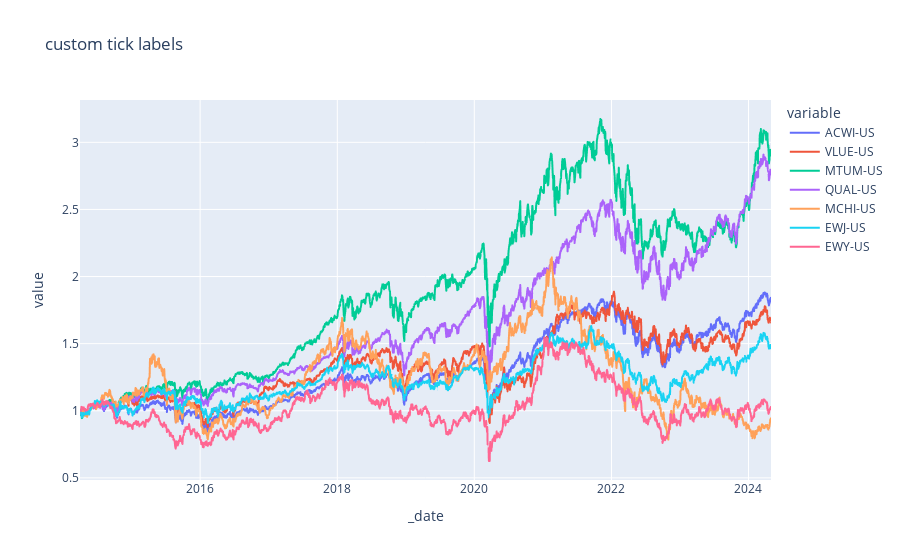

The code cell stored with this chart in its notebook:
### Code cell
import plotly.express as px
fig = px.line((etf.pct_change(1).fillna(0.) + 1.).cumprod(), x=etf.index, y=etf.columns,
              title='custom tick labels')
fig.show()

### Figure 1 — Plotly figure (JSON) as saved in the notebook; plotly's stock layout.template omitted (floating-point values rounded to 4 significant figures; data arrays with more than 128 entries replaced by an {"elided": "..."} marker saying what was removed)
{"data": [{"hovertemplate": "variable=ACWI-US<br>_date=%{x}<br>value=%{y}<extra></extra>", "legendgroup": "ACWI-US", "line": {"color": "#636efa", "dash": "solid"}, "marker": {"symbol": "circle"}, "mode": "lines", "name": "ACWI-US", "showlegend": true, "type": "scattergl", "x": {"elided": "2538 str values"}, "xaxis": "x", "y": {"elided": "2538 float values"}, "yaxis": "y"}, {"hovertemplate": "variable=VLUE-US<br>_date=%{x}<br>value=%{y}<extra></extra>", "legendgroup": "VLUE-US", "line": {"color": "#EF553B", "dash": "solid"}, "marker": {"symbol": "circle"}, "mode": "lines", "name": "VLUE-US", "showlegend": true, "type": "scattergl", "x": {"elided": "2538 str values"}, "xaxis": "x", "y": {"elided": "2538 float values"}, "yaxis": "y"}, {"hovertemplate": "variable=MTUM-US<br>_date=%{x}<br>value=%{y}<extra></extra>", "legendgroup": "MTUM-US", "line": {"color": "#00cc96", "dash": "solid"}, "marker": {"symbol": "circle"}, "mode": "lines", "name": "MTUM-US", "showlegend": true, "type": "scattergl", "x": {"elided": "2538 str values"}, "xaxis": "x", "y": {"elided": "2538 float values"}, "yaxis": "y"}, {"hovertemplate": "variable=QUAL-US<br>_date=%{x}<br>value=%{y}<extra></extra>", "legendgroup": "QUAL-US", "line": {"color": "#ab63fa", "dash": "solid"}, "marker": {"symbol": "circle"}, "mode": "lines", "name": "QUAL-US", "showlegend": true, "type": "scattergl", "x": {"elided": "2538 str values"}, "xaxis": "x", "y": {"elided": "2538 float values"}, "yaxis": "y"}, {"hovertemplate": "variable=MCHI-US<br>_date=%{x}<br>value=%{y}<extra></extra>", "legendgroup": "MCHI-US", "line": {"color": "#FFA15A", "dash": "solid"}, "marker": {"symbol": "circle"}, "mode": "lines", "name": "MCHI-US", "showlegend": true, "type": "scattergl", "x": {"elided": "2538 str values"}, "xaxis": "x", "y": {"elided": "2538 float values"}, "yaxis": "y"}, {"hovertemplate": "variable=EWJ-US<br>_date=%{x}<br>value=%{y}<extra></extra>", "legendgroup": "EWJ-US", "line": {"color": "#19d3f3", "dash": "solid"}, "marker": {"symbol": "circle"}, "mode": "lines", "name": "EWJ-US", "showlegend": true, "type": "scattergl", "x": {"elided": "2538 str values"}, "xaxis": "x", "y": {"elided": "2538 float values"}, "yaxis": "y"}, {"hovertemplate": "variable=EWY-US<br>_date=%{x}<br>value=%{y}<extra></extra>", "legendgroup": "EWY-US", "line": {"color": "#FF6692", "dash": "solid"}, "marker": {"symbol": "circle"}, "mode": "lines", "name": "EWY-US", "showlegend": true, "type": "scattergl", "x": {"elided": "2538 str values"}, "xaxis": "x", "y": {"elided": "2538 float values"}, "yaxis": "y"}], "layout": {"legend": {"title": {"text": "variable"}, "tracegroupgap": 0}, "title": {"text": "custom tick labels"}, "xaxis": {"anchor": "y", "domain": [0, 1], "title": {"text": "_date"}}, "yaxis": {"anchor": "x", "domain": [0, 1], "title": {"text": "value"}}}}
